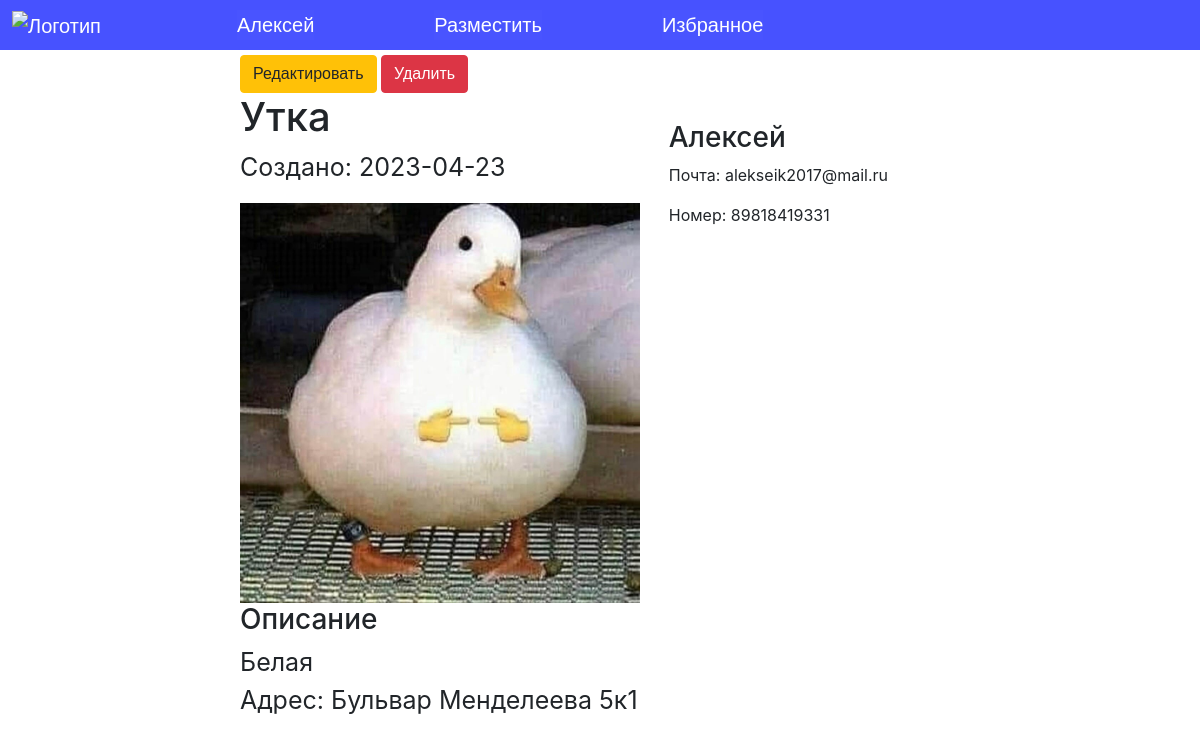
/1 (signed in), run on the app's committed database.
### data/users.py (models this page shows, shortened)
class User(SqlAlchemyBase, UserMixin, SerializerMixin):
    __tablename__ = 'users'
    id = sqlalchemy.Column(sqlalchemy.Integer,
                           primary_key=True, autoincrement=True)
    name = sqlalchemy.Column(sqlalchemy.String, nullable=False)
    email = sqlalchemy.Column(sqlalchemy.String,
                              index=True, unique=True, nullable=False)
    hashed_password = sqlalchemy.Column(sqlalchemy.String, nullable=True)
    announcements = orm.relationship("Announcement", back_populates='user', lazy='subquery')
    number = sqlalchemy.Column(sqlalchemy.String, nullable=False)
    following = orm.relationship("Announcement", secondary='following', backref='announcement', lazy='subquery')

### data/announcements.py (models this page shows)
class Announcement(SqlAlchemyBase, SerializerMixin):
    __tablename__ = 'announcement'
    id = sqlalchemy.Column(sqlalchemy.Integer,
                           primary_key=True, autoincrement=True)
    title = sqlalchemy.Column(sqlalchemy.String, nullable=False)
    content = sqlalchemy.Column(sqlalchemy.String, nullable=True)
    created_date = sqlalchemy.Column(sqlalchemy.Date,
                                     default=datetime.date.today())
    user_id = sqlalchemy.Column(sqlalchemy.Integer,
                                sqlalchemy.ForeignKey("users.id"))
    user = orm.relationship('User', lazy='subquery')
    picture = sqlalchemy.Column(sqlalchemy.String, nullable=False)
    address = sqlalchemy.Column(sqlalchemy.String, nullable=False)
    state = sqlalchemy.Column(sqlalchemy.String, nullable=False)
    category = sqlalchemy.Column(sqlalchemy.String, nullable=False)

### data/announcements_blueprints.py (the view)
@blueprint.route('/<int:id>')
@login_required
def announcement_view(id):
    db_sess = db_session.create_session()
    announcement = db_sess.query(Announcement).filter(Announcement.id == id).first()
    pictures = f'/static/images/{announcement.picture}'
    in_following = announcement.id in [i.id for i in current_user.following]
    personal_ann = announcement.id in [i.id for i in current_user.announcements]
    return render_template('announcement-view.html', announcement=announcement, pictures=pictures,
                           in_following=in_following, personal_ann=personal_ann)

### data/db_session.py (called while the page is built)
def create_session() -> Session:
    global __factory
    return __factory()

### server.py (called while the page is built)
@login_manager.user_loader
def load_user(user_id):
    db_sess = db_session.create_session()
    return db_sess.query(users.User).get(user_id)

### templates/announcement-view.html
{% extends "base.html" %}
{% block content %}
<div class="announcement-view-actions">
    {% if current_user.is_authenticated %}
        {% if in_following %}
            <a class="btn btn-primary" href="/following-delete/{{announcement.id}}">В избранном</a>
        {% elif personal_ann %}
            <a class="btn btn-warning" href="/announcement-edit/{{announcement.id}}">Редактировать</a>
            <a class="btn btn-danger" href="/announcement-delete/{{announcement.id}}">Удалить</a>
        {% else %}
            <a class="btn btn-primary" href="/following/{{announcement.id}}">Добавить</a>
        {% endif %}
     {% endif %}
</div>
<div class="announcement-view-block">
    <div class="announcement-view-user">
        <h3>{{announcement.user.name}}</h3>
        <p>Почта: {{announcement.user.email}}</p>
        <p>Номер: {{announcement.user.number}}</p>
    </div>
    <div class="announcement-view-title">
        <h1>{{announcement.title}}</h1>
    </div>
    <div class="announcement-view-date">
        <p>Создано: {{announcement.created_date}}</p>
    </div>
    <div class="announcement-view-picture">
        <img src="{{pictures}}" width="400" height="400" alt="Не удалось загрузить файл">
    </div>
    <div class="announcement-view-content">
        <h3>Описание</h3>
        {{announcement.content}}
    </div>
    <div class="announcement-view-address">
        <p>Адрес: {{announcement.address}}</p>
    </div>
</div>
{% endblock %}

### templates/base.html (shortened to what this page needs)
<!DOCTYPE html>
<html lang="en">
<head>
    <link rel="stylesheet"
          href="https://stackpath.bootstrapcdn.com/bootstrap/4.4.1/css/bootstrap.min.css"
>
    <link rel="stylesheet" href="../static/css/base.css">
</head>
<body>
<header>
    <nav class="nav">
        <a class ="logo navbar-brand" href="/"><img src="" width="50px" height="50px" alt="Логотип"></a>
        {% if current_user.is_authenticated %}
            <a class="user-name nav-items" href="/personal-area-main">{{ current_user.name }}</a>
            <a class="nav-items" href="make_announcement ">Разместить</a>
            <a class ="nav-items" href="/personal-area-following">Избранное</a>
        {% else %}
            <p>
                <a class="btn btn-primary" href="/register">Зарегистрироваться</a>
                <a class="btn btn-success" href="/login">Войти</a>
            </p>
        {% endif %}
    </nav>
</header>
<main class="content">
    {% block content %} {% endblock %}
</main>
</body>
</html>

### static/css/base.css (style rules this page uses)
.nav { background-color: #4752FF; align-items: center; height: 50px; width: 100%; position: fixed; z-index: 2; }
.logo { color: rgb(255, 255, 255); font-size: 20px; margin-left: 1%; font-family: 'Arial'; }
.nav-items { text-decoration: none; font-family: 'Arial'; color: rgb(255, 255, 255); font-size: 20px; background-color: #4954FF; margin-left: 10%; }
.content { margin-left: 20%; margin-right: 20%; position: relative; top: 55px; z-index: 1; }
.announcement-view-actions { font-family: 'Arial'; }
.announcement-view-date { font-size: 25px; }
.announcement-view-address { font-size: 25px; }
.announcement-view-content { font-size: 25px; }
.announcement-view-user { position: absolute; top: 10%; right: 10%; }

### data on the page
User: name "Алексей", user.name "Алексей", user.email "alekseik2017@mail.ru", user.number "89818419331"
Announcement: title "Утка", created_date "2023-04-23", content "Белая", address "Бульвар Менделеева 5к1"
